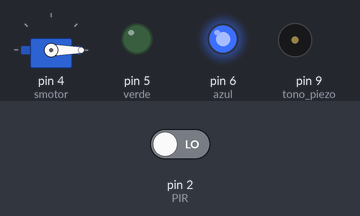
Bench run of a sketch on a simulated Arduino Uno, built with avr-gcc and run on an emulated ATmega328P. Parts: servo, output pins drawn as LEDs (lit = HIGH), buzzer (waves = sounding). The inputs (shaded band) are chosen by the test bench; at power-on: pin 2 (PIR) LOW.

Above: at 1.2 s.
1.3 s: pin 2 (PIR) driven HIGH
At 2.0 s:
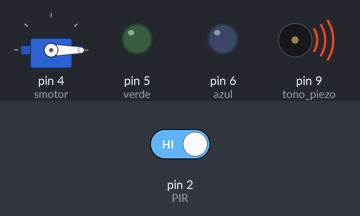
At 2.72 s:
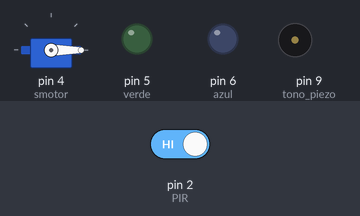
Timing chart, 0 to 37.5 s (numbered marks = the images above; inputs shaded):
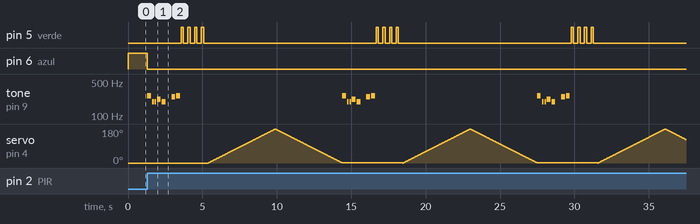

The sketch:

arduino.ino
```cpp
/******* DECLARACIONES PUBLICAS PARA LAS TONALIDAD *******/

#define NOTE_B0  31
#define NOTE_C1  33
#define NOTE_CS1 35
#define NOTE_D1  37
#define NOTE_DS1 39
#define NOTE_E1  41
#define NOTE_F1  44
#define NOTE_FS1 46
#define NOTE_G1  49
#define NOTE_GS1 52
#define NOTE_A1  55
#define NOTE_AS1 58
#define NOTE_B1  62
#define NOTE_C2  65
#define NOTE_CS2 69
#define NOTE_D2  73
#define NOTE_DS2 78
#define NOTE_E2  82
#define NOTE_F2  87
#define NOTE_FS2 93
#define NOTE_G2  98
#define NOTE_GS2 104
#define NOTE_A2  110
#define NOTE_AS2 117
#define NOTE_B2  123
#define NOTE_C3  131
#define NOTE_CS3 139
#define NOTE_D3  147
#define NOTE_DS3 156
#define NOTE_E3  165
#define NOTE_F3  175
#define NOTE_FS3 185
#define NOTE_G3  196
#define NOTE_GS3 208
#define NOTE_A3  220
#define NOTE_AS3 233
#define NOTE_B3  247
#define NOTE_C4  262
#define NOTE_CS4 277
#define NOTE_D4  294
#define NOTE_DS4 311
#define NOTE_E4  330
#define NOTE_F4  349
#define NOTE_FS4 370
#define NOTE_G4  392
#define NOTE_GS4 415
#define NOTE_A4  440
#define NOTE_AS4 466
#define NOTE_B4  494
#define NOTE_C5  523
#define NOTE_CS5 554
#define NOTE_D5  587
#define NOTE_DS5 622
#define NOTE_E5  659
#define NOTE_F5  698
#define NOTE_FS5 740
#define NOTE_G5  784
#define NOTE_GS5 831
#define NOTE_A5  880
#define NOTE_AS5 932
#define NOTE_B5  988
#define NOTE_C6  1047
#define NOTE_CS6 1109
#define NOTE_D6  1175
#define NOTE_DS6 1245
#define NOTE_E6  1319
#define NOTE_F6  1397
#define NOTE_FS6 1480
#define NOTE_G6  1568
#define NOTE_GS6 1661
#define NOTE_A6  1760
#define NOTE_AS6 1865
#define NOTE_B6  1976
#define NOTE_C7  2093
#define NOTE_CS7 2217
#define NOTE_D7  2349
#define NOTE_DS7 2489
#define NOTE_E7  2637
#define NOTE_F7  2794
#define NOTE_FS7 2960
#define NOTE_G7  3136
#define NOTE_GS7 3322
#define NOTE_A7  3520
#define NOTE_AS7 3729
#define NOTE_B7  3951
#define NOTE_C8  4186
#define NOTE_CS8 4435
#define NOTE_D8  4699
#define NOTE_DS8 4978

#include <Servo.h>

/******* VARIABLES LOCALES *******/

// DECLARACIÓN DE LAS NOTAS EN LA MELODIA
int melody[] = {
  NOTE_C4, NOTE_G3, NOTE_G3, NOTE_A3, NOTE_G3, 0, NOTE_B3, NOTE_C4
};

// DURACIÓN DE LA NOTAS
int noteDurations[] = {
  4, 8, 8, 4, 4, 4, 4, 4
};

// LA VARIABLE PARA LA LECTURA DEL SENSOR DE MOVIMIENTO Y SE INICIALIZA EN CERO
int lectura=0;
// DECLARACIÓN DE LA VARIABLE PARA EL MICROSERVOMOTOR
Servo Servo;
// PIN DE ENTRADA TONO DEL PIEZO
int tono_piezo = 9;
// DECLARACIÓN PIN DEL SENSOR PIR
int PIR = 2;
// DECLARACIÓN PARA LOS LED´S DE COLOR AZUL Y VERDE
int verde = 5;
int parpadeo_verde = 4;
int azul = 6;
// DECLARACIÓN PIN DEL MICROSERVOMOTOR
int smotor = 4;
// VELOCIDAD DEL MICROSERVOMOTOR
int vel = 0;

/////// ENTRADAS Y SALIDAS ///////
void setup(){
	pinMode(tono_piezo,OUTPUT);
	pinMode(PIR,INPUT);
  	pinMode(verde,OUTPUT);
  	pinMode(azul,OUTPUT);
    Serial.begin(9600);
    Servo.attach(smotor);
    Servo.write(0);


}

void loop(){

// DETECCIÓN DE MOVIMIENTO
lectura=digitalRead(PIR);
if (lectura==HIGH){
  digitalWrite(azul, LOW);

  // TONO TIPO COORDINADORA

  for (int thisNote = 0; thisNote < 8; thisNote++) {

    int noteDuration = 1000 / noteDurations[thisNote];
    tone(9, melody[thisNote], noteDuration);
    int pauseBetweenNotes = noteDuration * 1.30;
    delay(pauseBetweenNotes);
    }


    // CICLO PARA EL PARPADEO DEL LED VERDE
    for(int x=0; x<parpadeo_verde; x++){
    digitalWrite(verde,HIGH);
    	delay(150);
    digitalWrite(verde,LOW);
       	delay(300);
    }

   // VELOCIDAD DEL MICROSERVOMOTOR

  for (int i = 0; i <= 180; i++)
  {
    // Desplazamos al ángulo correspondiente
    Servo.write(i);
    // Hacemos una pausa de 25ms
    delay(25);
  }

  // Para el sentido negativo
  for (int i = 179; i > 0; i--)
  {
    // Desplazamos al ángulo correspondiente
    Servo.write(i);
    // Hacemos una pausa de 25ms
    delay(25);
  }

  }

  //SIN DETECCIÓN DE MOVIMIENTO, ENCENDIDO DEL LED AZUL
  else{
  	digitalWrite(azul, HIGH);
    digitalWrite(verde, LOW);
    noTone(8);
    Servo.write(0);
     }

}

/******* url: https://www.tinkercad.com/things/lRPbIaTZyem ******/
```

Measured:
- after the input at 1.3 s, pin 5 (verde): LOW → HIGH after 2.3 s, then repeats every 13.1 s: 3 × (LOW 0.30 s, HIGH 0.15 s), LOW 11.6 s, HIGH 0.15 s; pin 6 (azul): HIGH → LOW at once
